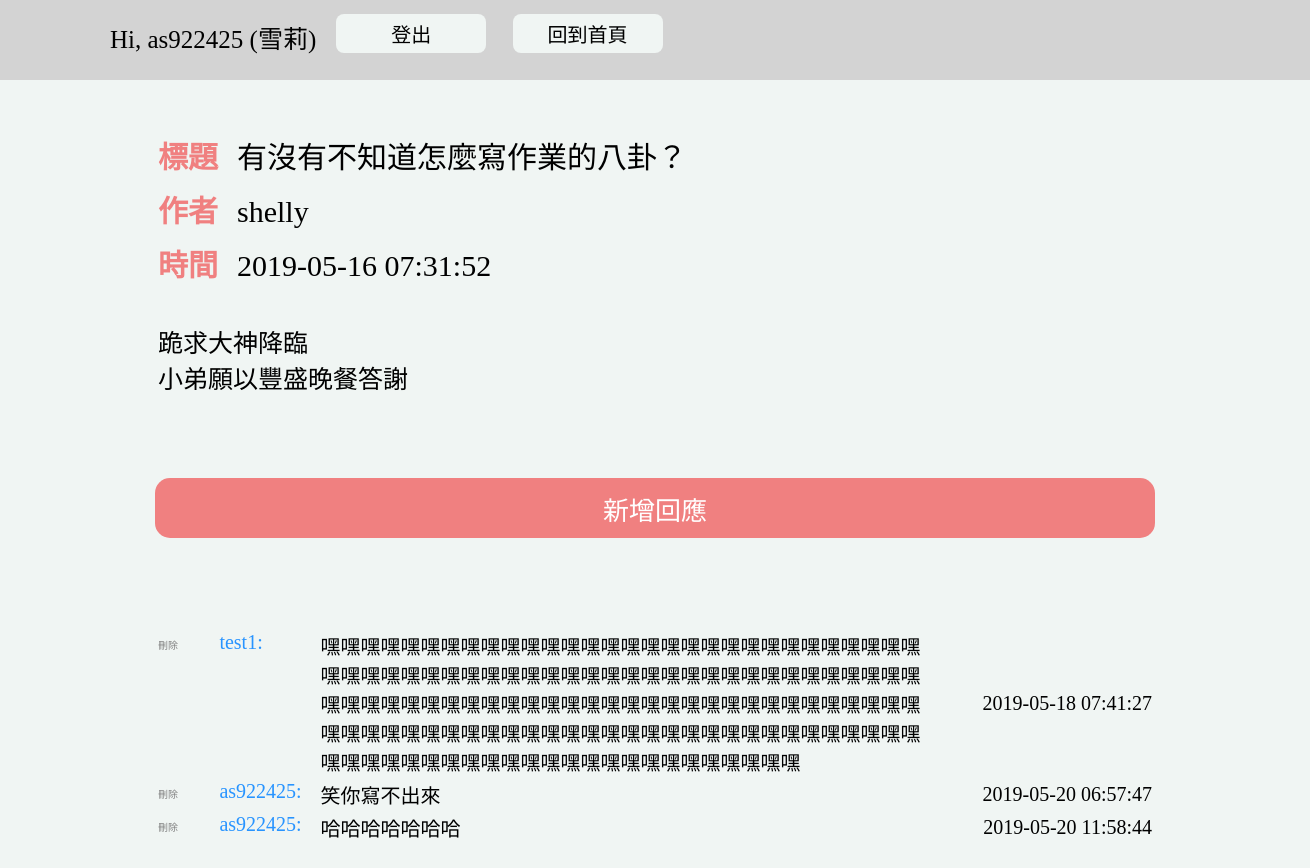
Page /viewBoard.php?id=1&articleid=1 (signed in) on the committed database.
### tables this page shows
CREATE TABLE `dz_board` (
  `id` int(11) NOT NULL,
  `board_id` int(11) NOT NULL,
  `account` varchar(32) NOT NULL,
  `time` timestamp NOT NULL DEFAULT CURRENT_TIMESTAMP,
  `title` varchar(64) NOT NULL,
  `content` varchar(1024) NOT NULL,
  `ip` varchar(40) NOT NULL
);

CREATE TABLE `dz_thread` (
  `id` int(11) NOT NULL,
  `board_id` int(11) NOT NULL,
  `article_id` int(11) NOT NULL,
  `time` timestamp NOT NULL DEFAULT CURRENT_TIMESTAMP,
  `account` varchar(32) NOT NULL,
  `content` varchar(1024) NOT NULL,
  `ip` varchar(64) NOT NULL
);

### viewBoard.php (the view, shortened to what this page needs)
<?php
include("pdoInc.php");
?>
<!DOCTYPE html>
<html>
<head>
</head>
<body>
<div class="header">
	<form action="viewBoard.php?id=<?php echo (int)$_GET['id'];?>&articleid=<?php echo(int)$_GET['articleid'];?>" method="post" class='greet'>
		<?php
		if (!isset($_SESSION['account'])) {
			echo "<span>Hi, 訪客</span>";
			echo "<button name=\"login\" class='btn'>登入</button> ";
		}
		else {
			echo "<span>Hi, ".$_SESSION['account']." (".$_SESSION['nickname'].")</span>";
			echo "<button name=\"logout\" class='btn'>登出</button> ";
			echo "<button name=\"backToBoard\" class='btn'>回到首頁</button>";
		}
		?>
	</form>
</div>
<div class="viewBoard">
	<table>
		<?php
		if (isset($_GET['id'])&&isset($_GET['articleid'])) {
			$sth=$dbh->prepare('SELECT account,time,title,content from dz_board where board_id=? and id=?');
			$sth->execute(array((int)$_GET['id'],(int)$_GET['articleid']));
			if($sth->rowCount()>0){
				while($row = $sth->fetch(PDO::FETCH_ASSOC)){
					$nn = htmlspecialchars($row['account']);
					$tt = htmlspecialchars($row['title']);
			   		$msg = htmlspecialchars($row['content']);
			    	$msg = str_replace("\n", "<br/>", $msg);
					echo "<tr class='title'>
					<td class='titleLabel' colspan='1'>標題&nbsp&nbsp</td>
					<td >".$tt."</td>
					</tr>";
					echo "<tr class='title'>
					<td class='titleLabel'>作者</td><td>".$nn."</td>
					</tr>";
					echo "<tr class='title'>
					<td class='titleLabel'>時間</td><td>".$row['time']."</td>
					</tr>";
					echo "<tr class='content'>
					<td  colspan='200'><br/>".$msg."</td>
					</tr>";
				}
			}
		}
		?>
	</table>
<div class="response">
	<form action="newmsg.php?id=<?php echo (int)$_GET['id'];?>&articleid=<?php echo(int)$_GET['articleid'];?>" method="post">
		<button class='newmsg'name='newmsg'>新增回應</button>
	</form>
</div>
<div  class="message">
	<table>
<?php
	if (isset($_GET['id'])&&isset($_GET['articleid'])) {
		$sth = $dbh->prepare('SELECT * from dz_thread where board_id=? and article_id=? ORDER BY id');
		$sth->execute(array((int)$_GET['id'],(int)$_GET['articleid']));
			while($row = $sth->fetch(PDO::FETCH_ASSOC)){
       			$nn = htmlspecialchars($row['account']);
			    $msg = htmlspecialchars($row['content']);
			   if (isset($_SESSION['account'])) {
				    if($_SESSION['admin'] == 1){
			            echo
			                '<tr><td class=\'tddel\'><a href="'.
			                basename($_SERVER['PHP_SELF']).'?id='.$_GET['id'].'&articleid='.$_GET['articleid'].'&del='.$row['id'].
			                '" class=\'del\'>刪除</a></td>';
			        }
			      }
		        echo '<td class=\'id\'>'.
		        $nn.':</td><td class=\'msg\'>'.$msg.
				'</td>
				<td class=\'time\'>'.$row['time'].'</td>
		        </tr>';
		    }
	}
?>
	</table>
</div>
</div>
</body>
</html>

### viewBoard.php (style rules this page uses)
body { background-color: rgb(240,245,243); font-size: 25px; }
.header { background-color: lightgrey; position: absolute; top: 0px; left: 0px; width: 100%; height: 80px; }
.greet { position: relative; line-height: 80px; left: 100px; }
span { margin: 0 10px; }
.btn { font-size: 20px; width: 150px; margin: 0 10px; vertical-align: text-bottom; border: none; border-radius: .5rem; padding: 5px 3px; background-color: rgb(240,245,243); }
.viewBoard { width: 1000px; margin:130px auto 10px auto; }
table { margin-bottom: 30px; }
.title { font-size: 30px; line-height: 50px; }
.titleLabel { font-weight:700; color: lightcoral; }
.response { position: relative; height: 150px; margin-top: 80px; }
.newmsg { position: absolute; left: 50%; margin-left: -500px; width: 1000px; height: 60px; border-radius: 15px; font-size: 26px; background-color: lightcoral; color: white; border: none; }
.message { font-size: 20px; }
.id { width: 10%; font-weight: 500; color: #2894ff; vertical-align: top; }
.tddel { width: 6%; vertical-align: top; }
.del { font-size: 10px; color: grey; text-decoration:none; }
.message>table { width: 100%; }
.time { width: 22%; text-align: right; }

### rows in the picture
dz_board: title "有沒有不知道怎麼寫作業的八卦？", account "shelly", time "2019-05-16 07:31:52", content "跪求大神降臨 小弟願以豐盛晚餐答謝"
dz_thread: account "test1", content "嘿嘿嘿嘿嘿嘿嘿嘿嘿嘿嘿嘿嘿嘿嘿嘿嘿嘿嘿嘿嘿嘿嘿嘿嘿嘿嘿嘿嘿嘿嘿嘿嘿嘿嘿嘿嘿嘿嘿嘿嘿嘿嘿嘿嘿嘿嘿嘿嘿嘿嘿嘿嘿嘿嘿嘿嘿嘿嘿嘿嘿嘿嘿嘿嘿嘿嘿嘿嘿嘿嘿嘿嘿嘿嘿嘿嘿嘿嘿嘿嘿嘿嘿嘿嘿嘿嘿嘿嘿嘿嘿嘿嘿嘿嘿嘿嘿嘿嘿嘿嘿嘿嘿嘿嘿嘿嘿嘿嘿嘿嘿嘿嘿嘿嘿嘿嘿嘿嘿嘿嘿嘿嘿嘿嘿嘿嘿嘿嘿嘿嘿嘿嘿嘿嘿嘿嘿嘿嘿嘿嘿嘿嘿嘿", time "2019-05-18 07:41:27"
dz_thread: account "as922425", content "笑你寫不出來", time "2019-05-20 06:57:47"
dz_thread: account "as922425", content "哈哈哈哈哈哈哈", time "2019-05-20 11:58:44"

### other values in the picture
$_SESSION['account'] "as922425"
$_SESSION['nickname'] "雪莉"
